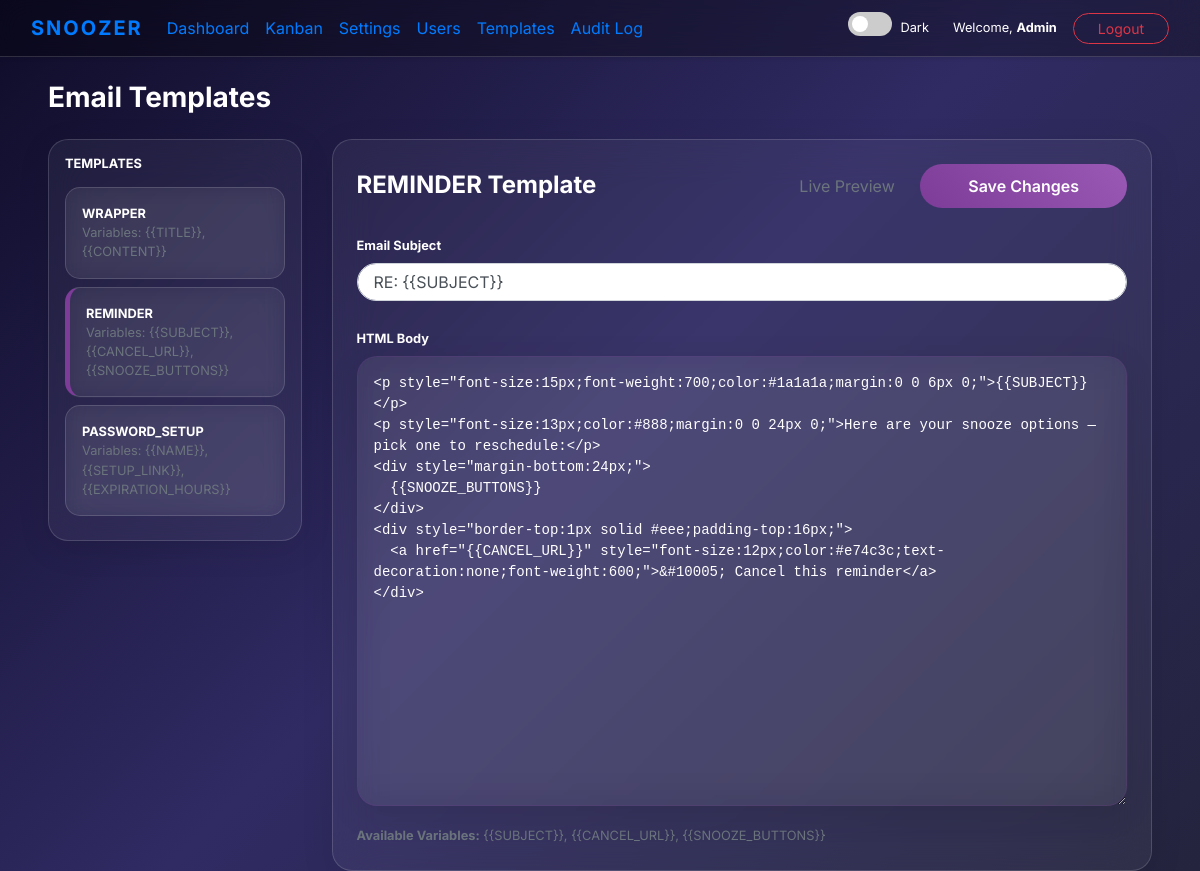
/admin_templates.php?slug=reminder (signed in), run on the app's committed database.
### tables this page shows
CREATE TABLE `users` (
  `ID` int(11) NOT NULL AUTO_INCREMENT,
  `name` varchar(255) NOT NULL,
  `email` varchar(320) NOT NULL,
  `password` varchar(255) DEFAULT NULL,
  `role` varchar(20) NOT NULL DEFAULT 'user',
  `emailVerified` tinyint(1) DEFAULT 0,
  `DefaultReminderTime` int(2) DEFAULT NULL,
  `timezone` varchar(50) DEFAULT 'UTC',
  `theme` varchar(20) DEFAULT 'dark',
  `sslkey` tinyblob,
  `password_setup_token` varchar(64) DEFAULT NULL COMMENT 'Secure token for password setup',
  `password_setup_token_expires` datetime DEFAULT NULL COMMENT 'Token expiration timestamp',
  `thread_reminders` tinyint(1) NOT NULL DEFAULT 1 COMMENT 'Whether reminder emails are threaded to the original email (1=yes, 0=no)',
  PRIMARY KEY (`ID`),
  UNIQUE KEY `idx_email` (`email`),
  INDEX `idx_password_setup_token` (`password_setup_token`)
);

CREATE TABLE `email_templates` (
  `id` int(11) NOT NULL AUTO_INCREMENT,
  `slug` varchar(50) NOT NULL,
  `subject` varchar(255) DEFAULT NULL,
  `body` text NOT NULL,
  `variables` varchar(255) DEFAULT NULL,
  PRIMARY KEY (`id`),
  UNIQUE KEY `idx_slug` (`slug`)
);

### src/Database.php (called while the page is built, shortened)
<?php
class Database
{
    private static $instance = null;
    private $mysqli;
    private function __construct()
    {
        $host = $_ENV['DB_HOST'] ?? 'localhost';
        $user = $_ENV['DB_USER'];
        $pass = $_ENV['DB_PASS'];
        $name = $_ENV['DB_NAME'];
        $this->mysqli = new mysqli($host, $user, $pass, $name);
        $this->mysqli->set_charset("utf8");
    }
    public static function getInstance()
    {
        if (self::$instance === null) {
            self::$instance = new self();
        }
        return self::$instance;
    }
    public function query($sql, $params = [], $types = "")
    {
        $stmt = $this->mysqli->prepare($sql);
        if (!empty($params)) {
            if (empty($types)) {
                $types = str_repeat('s', count($params));
            }
            $stmt->bind_param($types, ...$params);
        }
        if (!$stmt->execute()) {
            error_log("DB execute failed: " . $stmt->error . " | SQL: " . $sql);
            throw new Exception("A database error occurred.");
        }
        return $stmt;
    }
    public function fetchAll($sql, $params = [], $types = "")
    {
        $stmt = $this->query($sql, $params, $types);
        $result = $stmt->get_result();
        $data = [];
        while ($row = $result->fetch_assoc()) {
            $data[] = $row;
        }
        return $data;
    }
}

### src/User.php (called while the page is built, shortened)
<?php
require_once 'Database.php';
class User
{
    private $db;
    public function __construct()
    {
        $this->db = Database::getInstance();
    }
    public function findByEmail($email)
    {
        $rows = $this->db->fetchAll("SELECT * FROM users WHERE email = ? LIMIT 1", [$email]);
        return $rows[0] ?? null;
    }
}

### admin_templates.php (the view, shortened to what this page needs)
<?php
require_once 'src/User.php';
require_once 'src/Database.php';
$db = Database::getInstance();
$templates = $db->fetchAll("SELECT * FROM email_templates");
$userRepo = new User();
$adminUser = $userRepo->findByEmail($_SESSION['user_email']);
?>
<!DOCTYPE html>
<html lang="en" data-theme="<?php echo $_SESSION['user_theme'] ?? 'dark'; ?>">
<head>
    <link rel="stylesheet" href="https://stackpath.bootstrapcdn.com/bootstrap/4.2.1/css/bootstrap.min.css">
    <link rel="stylesheet" href="assets/css/main.css">
</head>
<body>
    <nav class="navbar navbar-expand-lg mb-4 shadow-sm">
        <div class="container-fluid">
            <a class="navbar-brand font-weight-bold" href="dashboard.php" style="letter-spacing: 2px;">SNOOZER</a>
            <div class="collapse navbar-collapse">
                <ul class="navbar-nav mr-auto">
                    <li class="nav-item"><a class="nav-link" href="dashboard.php">Dashboard</a></li>
                    <li class="nav-item"><a class="nav-link" href="kanban.php">Kanban</a></li>
                    <li class="nav-item"><a class="nav-link" href="settings.php">Settings</a></li>
                    <li class="nav-item"><a class="nav-link" href="users.php">Users</a></li>
                    <li class="nav-item active"><a class="nav-link" href="#">Templates</a></li>
                    <li class="nav-item"><a class="nav-link" href="admin_audit.php">Audit Log</a></li>
                </ul>
                <div class="theme-switch-wrapper mr-4">
                    <label class="theme-switch" for="checkbox">
                        <div class="slider round"></div>
                    </label>
                    <span class="ml-2 small"><?php echo ($_SESSION['user_theme'] ?? 'dark') === 'light' ? 'Light' : 'Dark'; ?></span>
                </div>
                <span class="navbar-text mr-3 small">Welcome, <strong><?php echo htmlspecialchars($adminUser['name']); ?></strong></span>
                <a href="logout.php" class="btn btn-outline-danger btn-sm rounded-pill px-4">Logout</a>
            </div>
        </div>
    </nav>
    <div class="container-fluid px-5">
        <h1 class="h3 font-weight-bold mb-4">Email Templates</h1>
        <div class="row">
            <div class="col-md-3">
                <div class="glass-panel p-3">
                    <h5 class="font-weight-bold mb-3 small opacity-75">TEMPLATES</h5>
                    <?php foreach ($templates as $t): ?>
                        <div class="card p-3 mb-2 template-card <?php echo (isset($_GET['slug']) && $_GET['slug'] === $t['slug']) ? 'template-active' : ''; ?>"
                            onclick="location.href='?slug=<?php echo $t['slug']; ?>'">
                            <div class="font-weight-bold text-uppercase small"><?php echo $t['slug']; ?></div>
                            <div class="small text-muted">Variables: <?php echo $t['variables']; ?></div>
                        </div>
                    <?php endforeach; ?>
                </div>
            </div>
            <div class="col-md-9">
                <?php
                $slug = $_GET['slug'] ?? null;
                $activeTemplate = null;
                if ($slug) {
                    foreach ($templates as $t) if ($t['slug'] === $slug) $activeTemplate = $t;
                }
                ?>
                <?php if ($activeTemplate): ?>
                    <form method="POST">
                        <div class="glass-panel p-4">
                            <div class="d-flex justify-content-between align-items-center mb-4">
                                <h4 class="font-weight-bold m-0"><?php echo strtoupper($activeTemplate['slug']); ?> Template</h4>
                                <div>
                                    <a href="preview_email.php" target="_blank" class="btn btn-link text-muted mr-2">Live Preview</a>
                                    <button type="submit" class="btn btn-premium px-5">Save Changes</button>
                                </div>
                            </div>
                            <div class="form-group mb-4">
                                <label class="small font-weight-bold">Email Subject</label>
                                <input type="text" name="subject" class="form-control rounded-pill px-3"
                                    value="<?php echo htmlspecialchars($activeTemplate['subject']); ?>"
                                    <?php echo $activeTemplate['slug'] === 'wrapper' ? 'disabled placeholder="Global Wrapper has no subject"' : ''; ?>>
                            </div>
                            <div class="form-group">
                                <label class="small font-weight-bold">HTML Body</label>
                                <textarea name="body" class="form-control body-editor glass-panel p-3"><?php echo htmlspecialchars($activeTemplate['body']); ?></textarea>
                            </div>
                            <div class="mt-3">
                                <small class="text-muted">
                                    <strong>Available Variables:</strong> <?php echo $activeTemplate['variables']; ?>
                                </small>
                            </div>
                        </div>
                    </form>
                <?php else: ?>
                    <div class="glass-panel p-5 text-center">
                        <div class="h5 text-muted">Select a template from the sidebar to edit</div>
                    </div>
                <?php endif; ?>
            </div>
        </div>
    </div>
</body>
</html>

### assets/css/main.css (style rules this page uses)
:root { --primary-purple: #7d3c98; --primary-purple-light: #d291ff; --transition-speed: 0.3s; }
[data-theme="dark"] { --bg-gradient: linear-gradient(135deg, #0f0c29 0%, #302b63 50%, #24243e 100%); --text-main: #ffffff; --text-muted: rgba(255, 255, 255, 0.6); --glass-bg: rgba(255, 255, 255, 0.05); --glass-border: rgba(255, 255, 255, 0.15); --navbar-bg: rgba(0, 0, 0, 0.3); --card-bg: rgba(255, 255, 255, 0.06); --card-hover-bg: rgba(255, 255, 255, 0.1); --input-bg: rgba(255, 255, 255, 0.08); }
body { font-family: 'Inter', sans-serif; background: var(--bg-gradient); background-attachment: fixed; color: var(--text-main); min-height: 100vh; transition: background var(--transition-speed), color var(--transition-speed); }
.glass-panel { background: var(--glass-bg); backdrop-filter: blur(20px); -webkit-backdrop-filter: blur(20px); border: 1px solid var(--glass-border); border-radius: 20px; box-shadow: 0 8px 32px 0 rgba(0, 0, 0, 0.1); }
.navbar { background: var(--navbar-bg) !important; backdrop-filter: blur(15px); border-bottom: 1px solid var(--glass-border); transition: background var(--transition-speed); }
.card { background: var(--card-bg); backdrop-filter: blur(10px); border: 1px solid var(--glass-border); border-radius: 15px; transition: all var(--transition-speed) ease; }
.btn-premium { background: linear-gradient(45deg, var(--primary-purple), #9b59b6); border: none; color: white; font-weight: 600; border-radius: 50px; padding: 10px 25px; transition: transform 0.2s; }
.theme-switch-wrapper { display: flex; align-items: center; }
.theme-switch { display: inline-block; height: 24px; position: relative; width: 44px; }
.slider { background-color: #ccc; bottom: 0; cursor: pointer; left: 0; position: absolute; right: 0; top: 0; transition: .4s; border-radius: 34px; }
.slider:before { background-color: #fff; bottom: 4px; content: ""; height: 16px; left: 4px; position: absolute; transition: .4s; width: 16px; border-radius: 50%; }

### admin_templates.php (style rules this page uses)
.template-card { cursor: pointer; transition: all 0.2s; }
.template-active { border-left: 5px solid var(--primary-purple) !important; background: var(--glass-bg); }
textarea.body-editor { font-family: 'Courier New', Courier, monospace; font-size: 14px; min-height: 450px; background: var(--glass-bg); color: var(--text-color); border: 1px solid rgba(125, 60, 152, 0.2); transition: all 0.3s; }

### data on the page
users: name "Admin"
email_templates: slug "WRAPPER", variables "{{TITLE}}, {{CONTENT}}"
email_templates: slug "REMINDER", variables "{{SUBJECT}}, {{CANCEL_URL}}, {{SNOOZE_BUTTONS}}", subject "RE: {{SUBJECT}}", body "<p style=\"font-size:15px;font-weight:700;color:#1a1a1a;margin:0 0 6px 0;\">{{SUBJECT}}</p> <p style=\"font-size:13px;color:#888;margin:0 0 24px 0;\">Here are your snooze options — pick one to reschedule:</p> <div style=\"margin-bottom:24px;\"> {{SNOOZE_BUTTONS}} </div> <div style=\"border-top:1px solid #eee;padding-top:16px;\"> <a href=\"{{CANCEL_URL}}\" style=\"font-size:12px;color:#e74c3c;text-decoration:none;font-weight:600;\">&#10005; Cancel this reminder</a> </div>"
email_templates: slug "PASSWORD_SETUP", variables "{{NAME}}, {{SETUP_LINK}}, {{EXPIRATION_HOURS}}"
